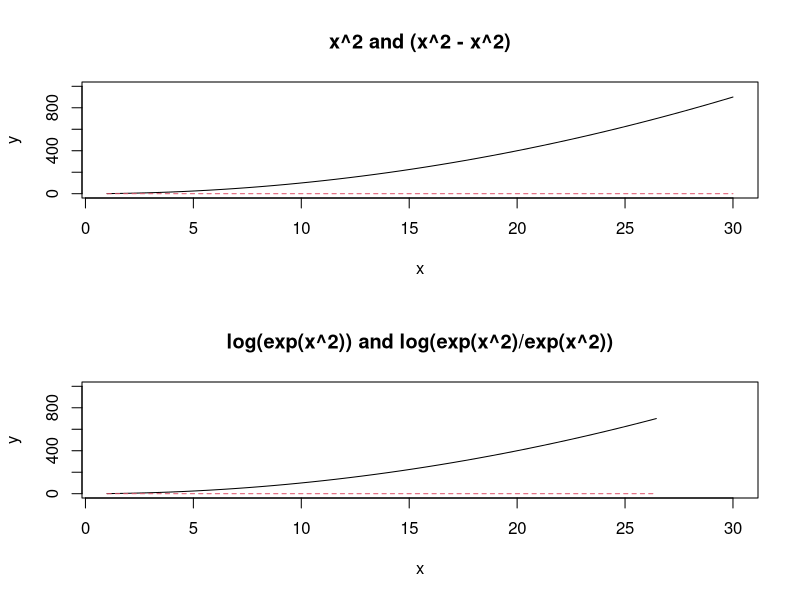

R code for this plot:
x <- seq(1,30, len=50)

par(mfrow=c(2,1))
plot(x, x^2, type='l', ylab='y', ylim=c(0,1000),
  main='x^2 and (x^2 - x^2)')
lines(x, x^2 - x^2, col=2, lty=2)

plot(x, log(exp(x^2)), type='l', ylab='y', ylim=c(0,1000),
  main='log(exp(x^2)) and log(exp(x^2)/exp(x^2))')
lines(x, log(exp(x^2)/exp(x^2)), col=2, lty=2)
